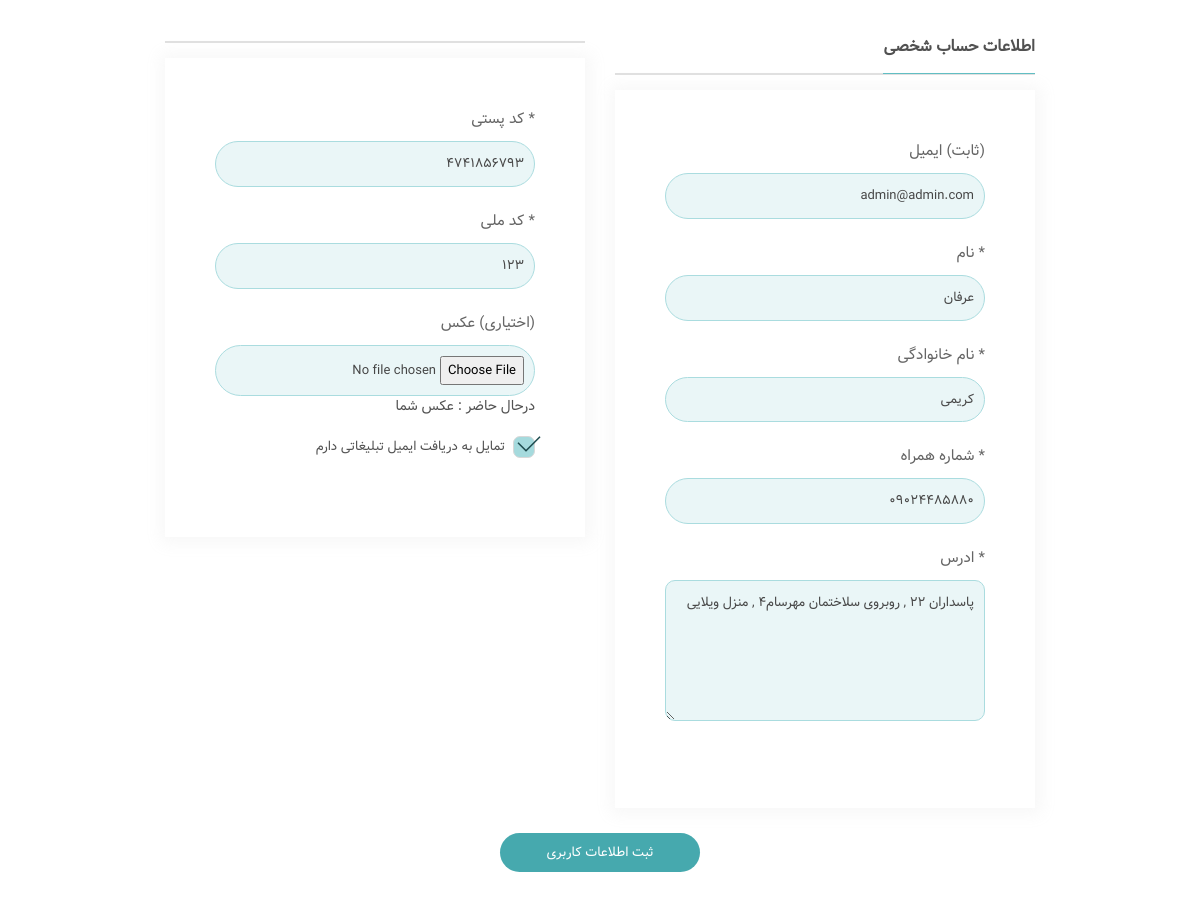
Page /accounts/profile_edit/ (signed in) on the committed database.
### account/models.py (models this page shows, shortened)
class User(AbstractBaseUser,PermissionsMixin):
    email = models.EmailField(max_length=255,unique=True)
    verify_code = models.CharField(max_length=10)
    is_superuser = models.BooleanField(default=False)
    is_staff = models.BooleanField(default=False)
    is_active = models.BooleanField(default=True)
    is_verified = models.BooleanField(default=False)
    USERNAME_FIELD = 'email'
    created_date = models.DateTimeField(auto_now_add=True)
    updated_date = models.DateTimeField(auto_now=True)
    objects = UserManager()

class Profile(models.Model):
    user = models.ForeignKey(User,on_delete=models.CASCADE)
    first_name  = models.CharField(max_length=255)
    last_name  = models.CharField(max_length=255)
    phone_number = models.CharField(max_length=20,null=True,validators=[validate_phone_number],)
    zip_code = models.CharField(max_length=30,null=True)
    national_code = models.CharField(max_length=10,null=True)
    address = models.TextField(null=True,blank=True)
    image = models.ImageField(null=True,blank=True)
    send_add_email = models.BooleanField(default=True)
    created_date = models.DateTimeField(auto_now_add=True)
    updated_date = models.DateTimeField(auto_now=True)

### account/views.py (the view)
# urls.py: path('profile_edit/',views.profile_edit_view,name="profile_edit"),
@login_required
def profile_edit_view(request):
    profile = Profile.objects.get(user=request.user)
    context = {
        'profile' : profile,
    }
    return render(request,'profile/edit-profile.html',context)

### templates/profile/edit-profile.html (shortened to what this page needs)
﻿{% extends 'base.html' %}
{% load static %}
{% load render_partial %}
{% block body %}
<main class="profile-user-page default space-top-30">
    <div class="container">
        <div class="row">
            <div class="main-content login_content col-xl-9 col-lg-8 col-md-12 order-2 mx-auto">
                <div class="row">
                    <div class="col-lg-6 col-md-6">
                        <header class="card-header">
                            <h3 class="card-title"><span>اطلاعات حساب شخصی</span></h3>
                        </header>
                        <div class="login_box">
                            <form class="" id="information-form" method='post' action="{% url 'account:check_profile_edit' %}" enctype="multipart/form-data">
                                <div class="row">
                                    <div class="col-md-12 col-sm-12">
                                        <div class="form-account-title"><span>(ثابت)</span> ایمیل</div>
                                        <div class="form-account-row">
                                            <input class="input_second input_all" type="text" value="{{request.user.email}}" placeholder="مثال:admin123@gmail.com" disabled>
                                        </div>
                                    </div>
                                    <div class="col-md-12 col-sm-12">
                                        <div class="form-account-title"><span>*</span> نام  </div>
                                        <div class="form-account-row">
                                            <input class="input_second input_all" name="first_name" type="text" value="{{profile.first_name|default:""}}" placeholder="مثال: رضا ">
                                        </div>
                                    </div>
                                    <div class="col-md-12 col-sm-12">
                                        <div class="form-account-title"><span>*</span> نام خانوادگی </div>
                                        <div class="form-account-row">
                                            <input class="input_second input_all" name="last_name" type="text" value="{{profile.last_name|default:""}}" placeholder="مثال: امینی">
                                        </div>
                                    </div>
                                    <div class="col-md-12 col-sm-12">
                                        <div class="form-account-title"><span>*</span> شماره همراه </div>
                                        <div class="form-account-row">
                                            <input class="input_second input_all" name="phone_number" type="text" value="{{profile.phone_number|default:""}}" placeholder="مثال: 0911">
                                        </div>
                                    </div>
                                    <div class="col-md-12 col-sm-12">
                                        <div class="form-account-title"><span>*</span> ادرس</div>
                                        <div class="form-account-row">
                                            <textarea name="address" class="input_second input_all input_textarea text-right" rows="5"
                                                                    placeholder=" ادرس پستی خود را وارد کنید">{{profile.address|default:""}}</textarea>
                                        </div>
                                    </div>
                                </div>
                        </div>
                    </div>
                    <div class="col-lg-6 col-md-6">
                        <header class="card-header">
                            <h3 class="card-title"></h3>
                        </header>
                        <div class="login_box">
                                <div class="row">
                                    <div class="col-md-12 col-sm-12">
                                        <div class="form-account-title"><span>*</span> کد پستی</div>
                                        <div class="form-account-row">
                                            <input class="input_second input_all" type="text" name="zip_code" value="{{profile.zip_code|default:""}}" placeholder=" کد پستی شما">
                                        </div>
                                    </div>
                                    <div class="col-md-12 col-sm-12">
                                        <div class="form-account-title"><span>*</span> کد ملی </div>
                                        <div class="form-account-row">
                                            <input class="input_second input_all" type="text" name="national_code"  value="{{profile.national_code|default:""}}" placeholder="مثال: کد ملی شما">
                                        </div>
                                    </div>
                                    <div class="col-md-12 col-sm-12">
                                        <div class="form-account-title"><span>(اختیاری)</span> عکس</div>
                                        <div class="form-account-row">
                                            <input class="input_second input_all" name="image" type="file">
                                            {% if profile.image %}
                                            درحال حاضر : <a href="{{profile.image.url}}" target="_blank">عکس شما</a>
                                            {% endif %}
                                        </div>
                                    </div>
                                    <div class="col-12">
                                        <div class="form-account-agree">
                                            <label class="checkbox-form checkbox-primary">
                                                <span class="checkbox-check"></span>
                                            </label>
                                            <label for="agree"> تمایل به دریافت ایمیل تبلیغاتی دارم</label>
                                        </div>
                                    </div>
                                </div>
                        </div>
                    </div>
                    <div class="col-12 text--center">
                        <button href="#" class="btn big_btn btn-main-masai" id="submit-form-button">ثبت اطلاعات کاربری </button>
                    </div>
                </div>
            </div>
        </div>
    </div>
</main>
{% endblock body %}

### static/assets/css/style.css (style rules this page uses)
.text--center { text-align: center; padding: 1.2rem; color: #817f7f; font-size: 1.1em; }

### rows in the picture
User: user.email "admin@admin.com"
Profile: first_name "عرفان", last_name "کریمی", phone_number "09024485880", address "پاسداران 22 , روبروی سلاختمان مهرسام4 , منزل ویلایی", zip_code "4741856793", national_code "123"
